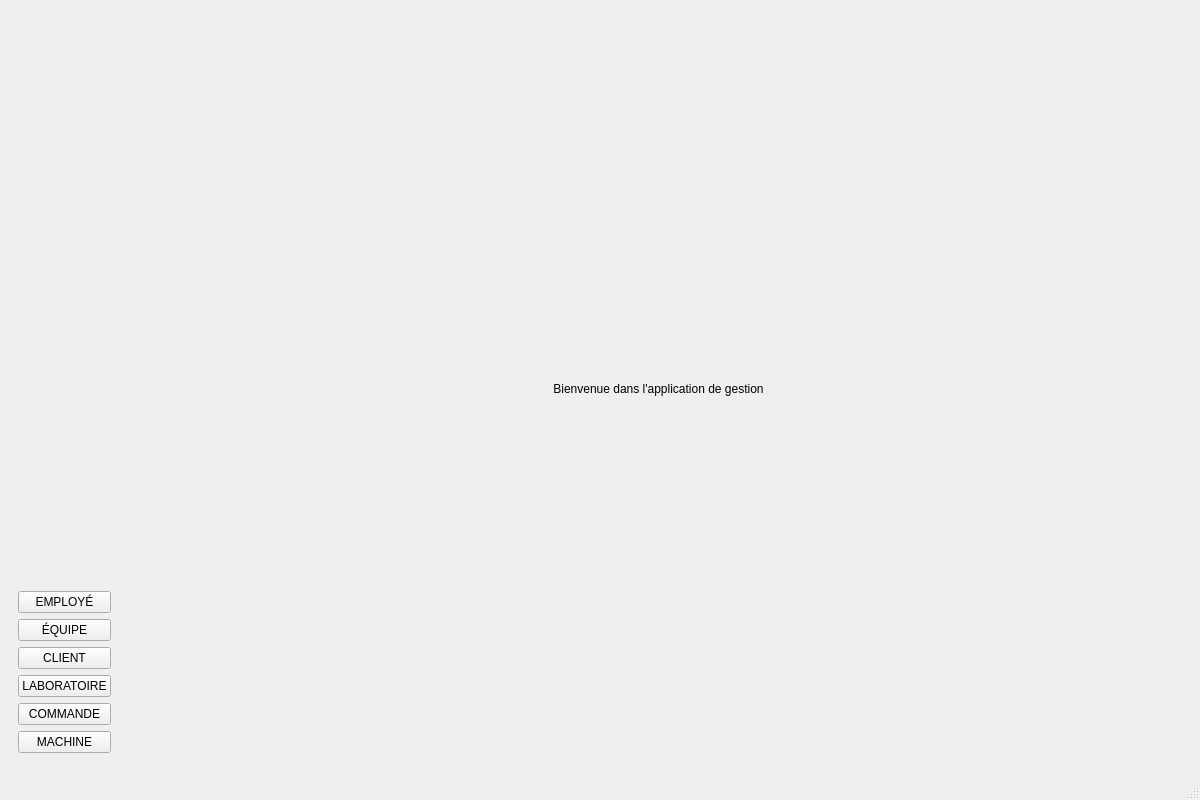
<?xml version="1.0" encoding="UTF-8"?>
<ui version="4.0">
 <class>MainWindow</class>
 <widget class="QMainWindow" name="MainWindow">
  <property name="geometry">
   <rect>
    <x>0</x>
    <y>0</y>
    <width>1200</width>
    <height>800</height>
   </rect>
  </property>
  <property name="windowTitle">
   <string>Smart Oil Press Management</string>
  </property>
  <widget class="QWidget" name="centralwidget">
   <layout class="QHBoxLayout" name="horizontalLayoutMain">
    <item>
     <widget class="QFrame" name="navFrame">
      <property name="minimumWidth">
       <number>200</number>
      </property>
      <layout class="QVBoxLayout" name="navLayout">
       <item>
        <widget class="QLabel" name="logoLabel">
         <property name="alignment">
          <set>Qt::AlignCenter</set>
         </property>
         <property name="pixmap">
          <pixmap resource="resources.qrc">:/images/logo.png</pixmap>
         </property>
         <property name="scaledContents">
          <bool>true</bool>
         </property>
         <property name="maximumHeight">
          <number>100</number>
         </property>
        </widget>
       </item>
       <item>
        <widget class="QPushButton" name="btnEmploye">
         <property name="text">
          <string>EMPLOYÉ</string>
         </property>
        </widget>
       </item>
       <item>
        <widget class="QPushButton" name="btnEquipe">
         <property name="text">
          <string>ÉQUIPE</string>
         </property>
        </widget>
       </item>
       <item>
        <widget class="QPushButton" name="btnClient">
         <property name="text">
          <string>CLIENT</string>
         </property>
        </widget>
       </item>
       <item>
        <widget class="QPushButton" name="btnLaboratoire">
         <property name="text">
          <string>LABORATOIRE</string>
         </property>
        </widget>
       </item>
       <item>
        <widget class="QPushButton" name="btnCommande">
         <property name="text">
          <string>COMMANDE</string>
         </property>
        </widget>
       </item>
       <item>
        <widget class="QPushButton" name="btnMachine">
         <property name="text">
          <string>MACHINE</string>
         </property>
        </widget>
       </item>
       <item>
        <spacer name="verticalSpacer">
         <property name="orientation">
          <enum>Qt::Vertical</enum>
         </property>
        </spacer>
       </item>
      </layout>
     </widget>
    </item>
    <item>
     <widget class="QStackedWidget" name="stackedMain">
      <widget class="QWidget" name="pagePlaceholder">
       <attribute name="title">
        <string>Accueil</string>
       </attribute>
       <layout class="QVBoxLayout" name="verticalLayout_placeholder">
        <item>
         <widget class="QLabel" name="welcomeLabel">
          <property name="text">
           <string>Bienvenue dans l'application de gestion</string>
          </property>
          <property name="alignment">
           <set>Qt::AlignCenter</set>
          </property>
         </widget>
        </item>
       </layout>
      </widget>
     </widget>
    </item>
   </layout>
  </widget>
  <widget class="QMenuBar" name="menubar"/>
  <widget class="QStatusBar" name="statusbar"/>
 </widget>
 <resources>
  <include location="resources.qrc"/>
 </resources>
 <connections/>
</ui>
